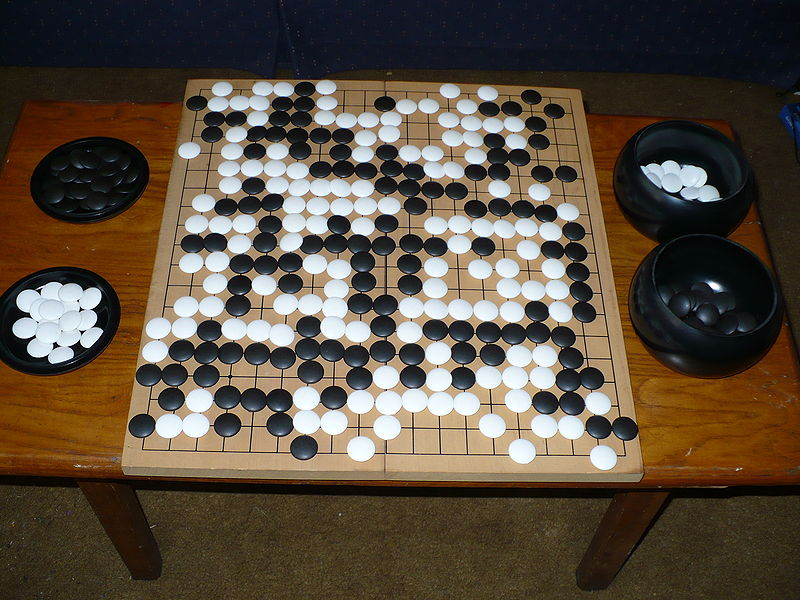
#> input picture gob3.jpg, 800 x 600 px
$ jupyter execute --allow-errors detectboard.ipynb   (shell and % lines are left out)   (Python 2 division)
#> lines starting #> are read from the running program, lines starting #| are printed output that depends on the picture; after the words box and inside, x2 and y2 are one past the last pixel; in counts of white or black regions, pixels touching at a corner belong together
[cell 1]
import numpy as np
import cv2
from matplotlib import pyplot as plt
import inspect

DEBUGPLOT = 1
def dplt(image):
    if not DEBUGPLOT: return
    print inspect.stack()[1]
    plt.imshow(image, interpolation = 'bicubic')
    plt.xticks([]), plt.yticks([])  # to hide tick values on X and Y axis
    plt.show()
    return image

img = img = cv2.imread('gob3.jpg')
#> img is the input picture: shape (600, 800, 3); mean B, G, R 63.1, 77.4, 89.6

[cell 2]
def centermask(img, size):
    # compute offsets
    off=np.array((np.array(img.shape) *  (1-size) / 2),np.uint)
    mask = np.zeros(img.shape[:2], np.uint8)
    mask[off[0]:mask.shape[0]-off[0], off[1]:mask.shape[1]-off[1]] = 255
    dplt(mask)
    return mask

def centercut(img, size):
#> called with size = 0.3
    off=np.array((np.array(img.shape) *  (1-size) / 2),np.uint)
#> off = [210, 280, 1]
    cut = img[off[0]:img.shape[0]-off[0], off[1]:img.shape[1]-off[1]]
    dplt(cut)
    return cut

def histo(img, mask = None):
    mask = np.ones(img.shape[:2], np.uint8)
    hist_b = cv2.calcHist([img],[0],mask,[256],[0,256])
    hist_g = cv2.calcHist([img],[1],mask,[256],[0,256])
    hist_r = cv2.calcHist([img],[2],mask,[256],[0,256])

    plt.plot(hist_b), plt.plot(hist_g), plt.plot(hist_r)
    plt.xlim([0,256])
    plt.ylim([0,3000])
    plt.show()

#> (the rest of this cell did not finish here and is left out)

[cell 3]
def hsvmask(img, lower, upper):
#> called with lower = (0, 10, 1), upper = (40, 140, 256)
    img = cv2.GaussianBlur(img,(11,11),0)
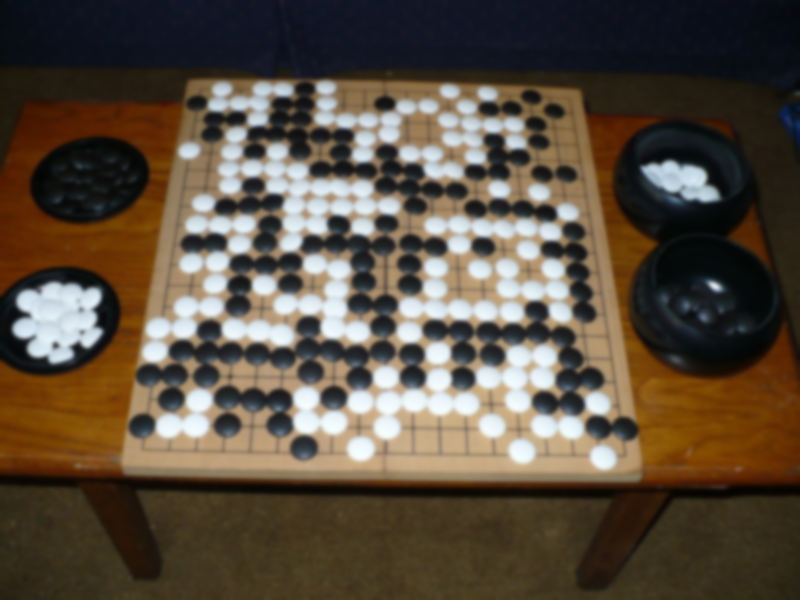
#> img: shape (600, 800, 3); mean of channels 0, 1, 2 63.1, 77.4, 89.6; drawn as B, G, R
    hsv = cv2.cvtColor(img, cv2.COLOR_BGR2HSV)
#> hsv: shape (600, 800, 3); mean H, S, V 48.2, 114.4, 94.1

    rangemask = cv2.inRange(hsv, np.array(lower), np.array(upper))
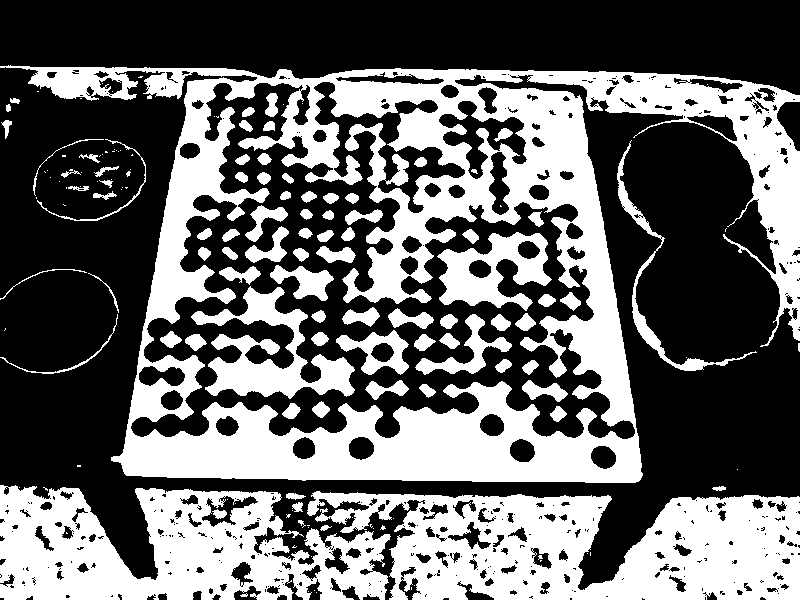
#> rangemask: shape (600, 800); 40.7% white; 153 white regions (69 under 20 px), largest, box (x1, y1, x2, y2) and area: (0, 65, 800, 483) 101497, (307, 491, 800, 600) 35243, (0, 485, 391, 600) 28373
    dplt(rangemask)
    return rangemask

def getContour(img):
    mask = np.zeros(img.shape,np.uint8)
    cnts,hier = cv2.findContours(img,cv2.RETR_TREE,cv2.CHAIN_APPROX_SIMPLE)
    cnt = max(cnts, key=lambda c: cv2.contourArea(c))
    cv2.drawContours(mask,[cnt],0,255,2)
    dplt(mask)
    return cnt

def getCorners(cnt):
    epsilon = 0.01*cv2.arcLength(cnt,True)
    return cv2.approxPolyDP(cnt,epsilon,True)[:,0,:]

def warp(corners):
    H = cv2.findHomography(np.array(corners, float), np.array([[0, 0],[0, 1000],[1000, 1000],[1000, 0]], float))
    return dplt(cv2.warpPerspective(img,H[0],(1000,1000)))

hsv = hsvmask(img,(0, 10, 1),(40, 140, 256));
canny = cv2.dilate(cv2.Canny(img, 100, 150) , np.ones((10,10), np.uint8))
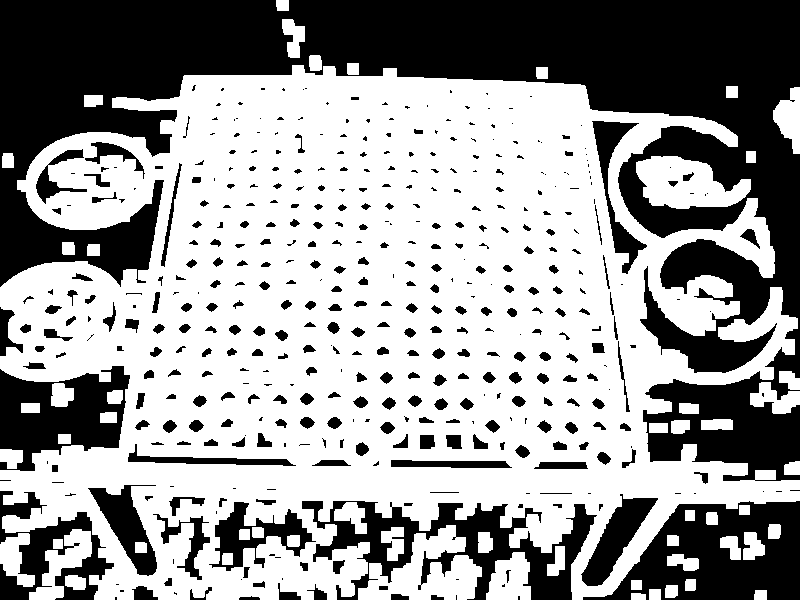
#> canny: shape (600, 800); 60.7% white; 451 black regions (188 under 20 px), largest, box (x1, y1, x2, y2) and area: (0, 0, 800, 481) 120944, (583, 501, 800, 600) 12513, (302, 501, 597, 600) 10683
filtered = dplt(cv2.bitwise_and(canny, hsv))
#> in dplt (call 2), `plt.show()`:
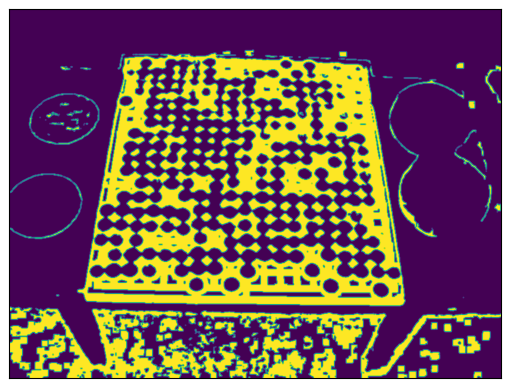
#> figure drawn by matplotlib, 1 panel
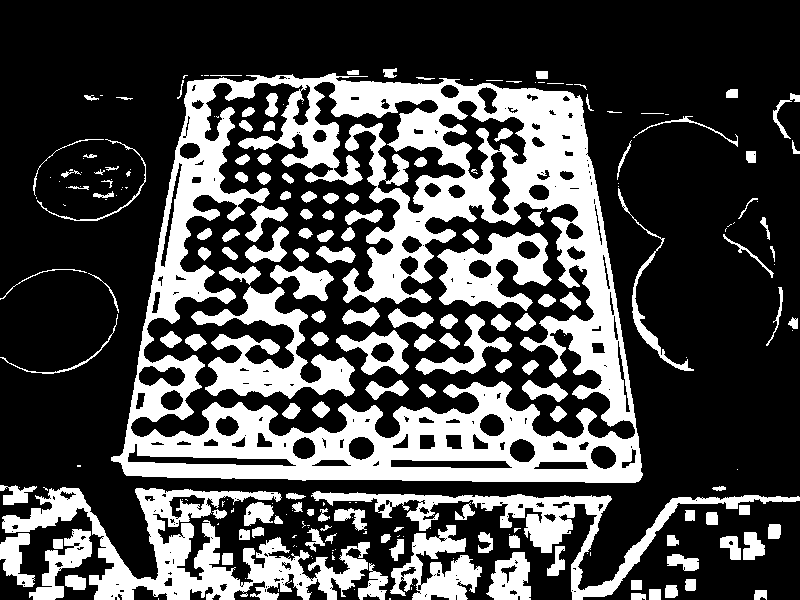
#> filtered: shape (600, 800); 29.8% white; 233 white regions (91 under 20 px)
contour = getContour(filtered)
#> in getContour, `cnts,hier = cv2.findContours(img,cv2.RETR_TREE,cv2.CHAIN_APPROX_SIMPLE)`: cnts = 534 contours, 302 with area under 20; largest, box (x1, y1, x2, y2) and area: (111, 73, 643, 483) 182065, (130, 81, 636, 440) 94382, (2, 487, 370, 600) 13552, (311, 491, 800, 600) 7454, (191, 286, 355, 399) 6592
#> in getContour, `cnt = max(cnts, key=lambda c: cv2.contourArea(c))`: cnt = contour of 494 points, box (x1, y1, x2, y2) (111, 73, 643, 483), area 182065
#> in getContour, `cv2.drawContours(mask,[cnt],0,255,2)`:
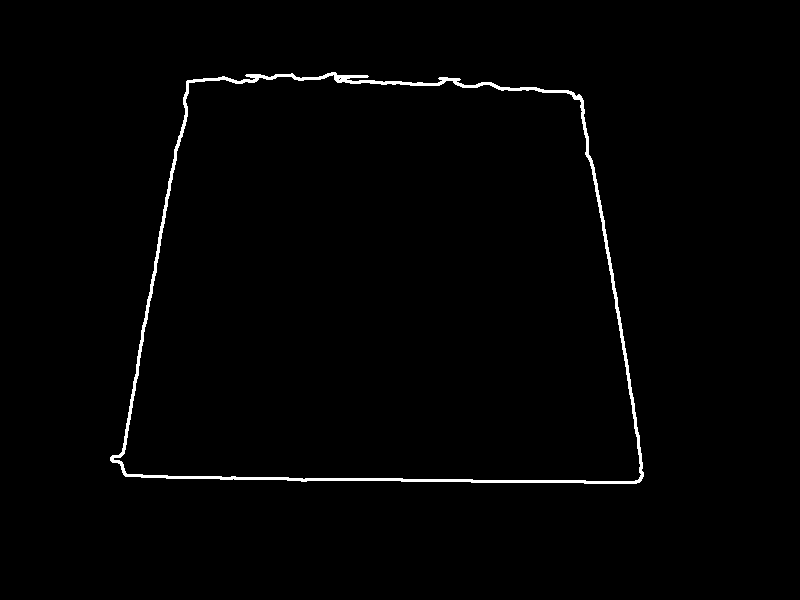
#> mask: shape (600, 800); 1.2% white; 1 white region, box (x1, y1, x2, y2) and area: (110, 72, 644, 484) 5800
#> contour has the same summary as cnt in getContour
corners = getCorners(contour)
#> in getCorners, `epsilon = 0.01*cv2.arcLength(cnt,True)`: epsilon = 19.22
#> corners = [[187, 82], [126, 475], [640, 479], [579, 95]]
warp(corners);
#> in warp, `H = cv2.findHomography(np.array(corners, float), np.array([[0, 0],[0, ..`: H = ([[2.6, 0.403, -519], [-0.116, 3.5, -265.3], [-9.53e-05, 0.000831, 1]], [1, 1, 1, 1])
#> in dplt (call 4), `plt.show()`:
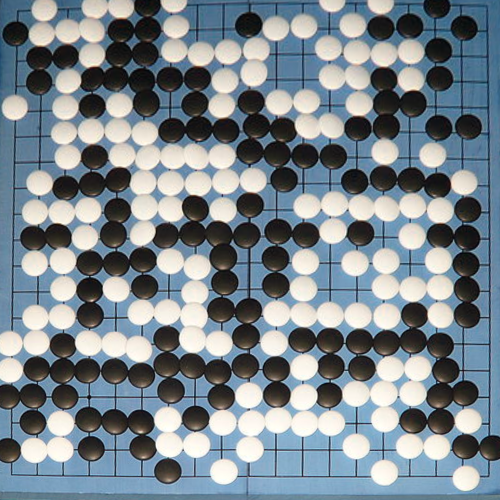
#> shown: shape (1000, 1000, 3) (shown at 1/2 size); mean R, G, B 123.3, 134.8, 142.3

$ run again, with gob1.jpg copied over gob3.jpg
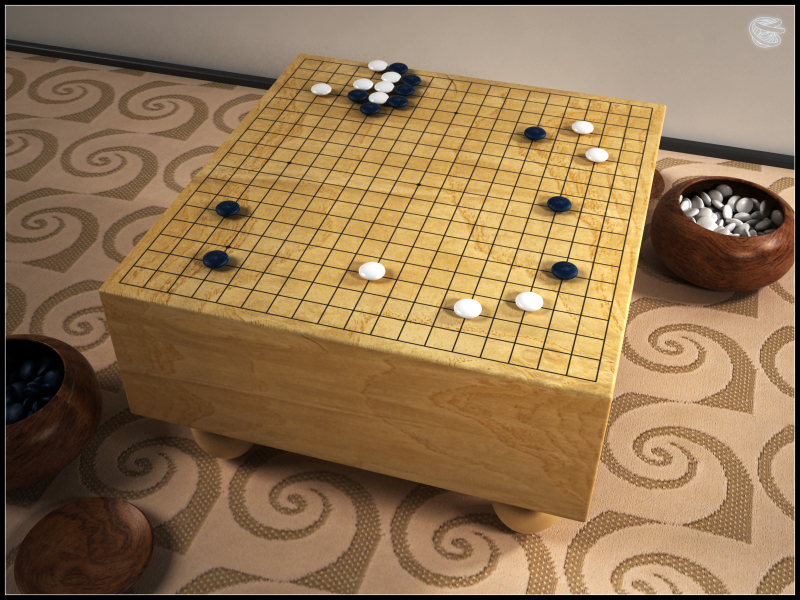
#> input picture gob1.jpg, 1600 x 1200 px (shown at 1/2 size)
#> img is the input picture: shape (1200, 1600, 3); mean B, G, R 82, 116.3, 145.2
#> hsv: shape (1200, 1600, 3); mean H, S, V 16.1, 112.2, 145.4
#> in hsvmask, `rangemask = cv2.inRange(hsv, np.array(lower), np.array(upper))`:
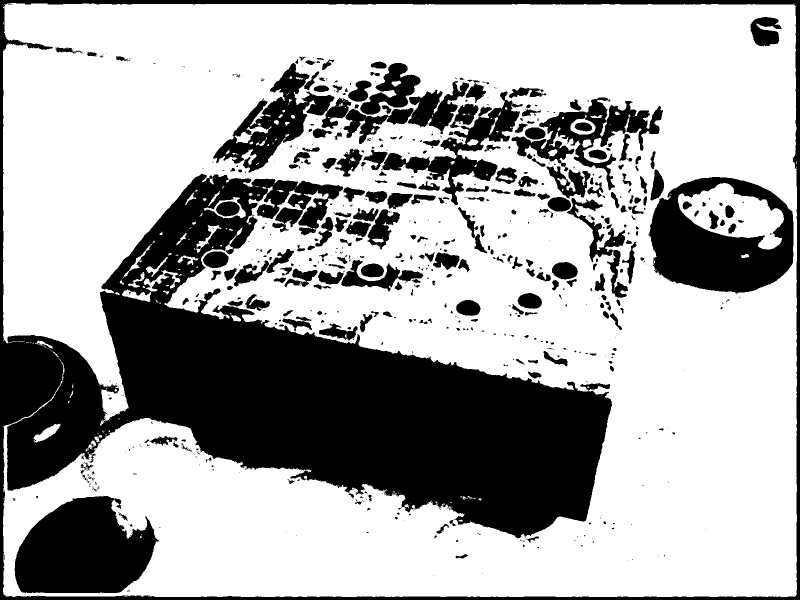
#> rangemask: shape (1200, 1600) (shown at 1/2 size); 67.2% white; 665 black regions (392 under 20 px), largest, box (x1, y1, x2, y2) and area: (0, 0, 1600, 1200) 406819, (29, 992, 318, 1186) 40610, (1297, 354, 1587, 588) 38830
#> canny: shape (1200, 1600); 48.5% white; 68 white regions, largest, box (x1, y1, x2, y2) and area: (5, 5, 1596, 1196) 847043, (314, 875, 672, 1109) 23249, (860, 1030, 966, 1129) 6511
#> filtered: shape (1200, 1600); 37.7% white; 329 white regions (192 under 20 px)
#> cnts = 1459 contours, 841 with area under 20; largest, box (x1, y1, x2, y2) and area: (6, 6, 1594, 1194) 1279484, (16, 14, 1587, 307) 227199, (16, 107, 670, 667) 114668, (1268, 353, 1588, 611) 63965, (314, 902, 672, 1109) 21888
#> cnt = contour of 5138 points, box (x1, y1, x2, y2) (6, 6, 1594, 1194), area 1279484
#> in getContour, `cv2.drawContours(mask,[cnt],0,255,2)`:
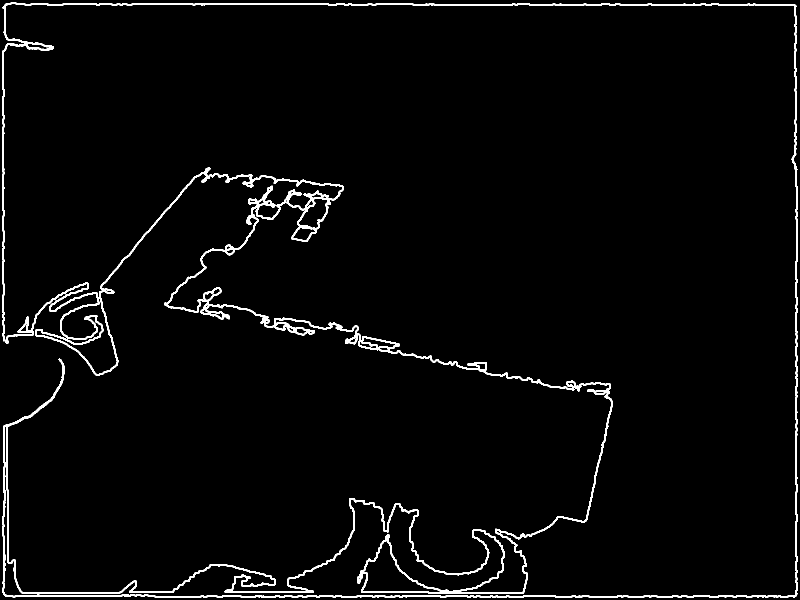
#> mask: shape (1200, 1600) (shown at 1/2 size); 2.6% white; 1 white region, box (x1, y1, x2, y2) and area: (5, 5, 1595, 1195) 50706
#> contour has the same summary as cnt in getContour
#> epsilon = 166.4
#> corners = 14 rows, first 8: [6, 14], [13, 685], [230, 733], [418, 336], [686, 378], [338, 614], [1224, 805], [1045, 1186]
